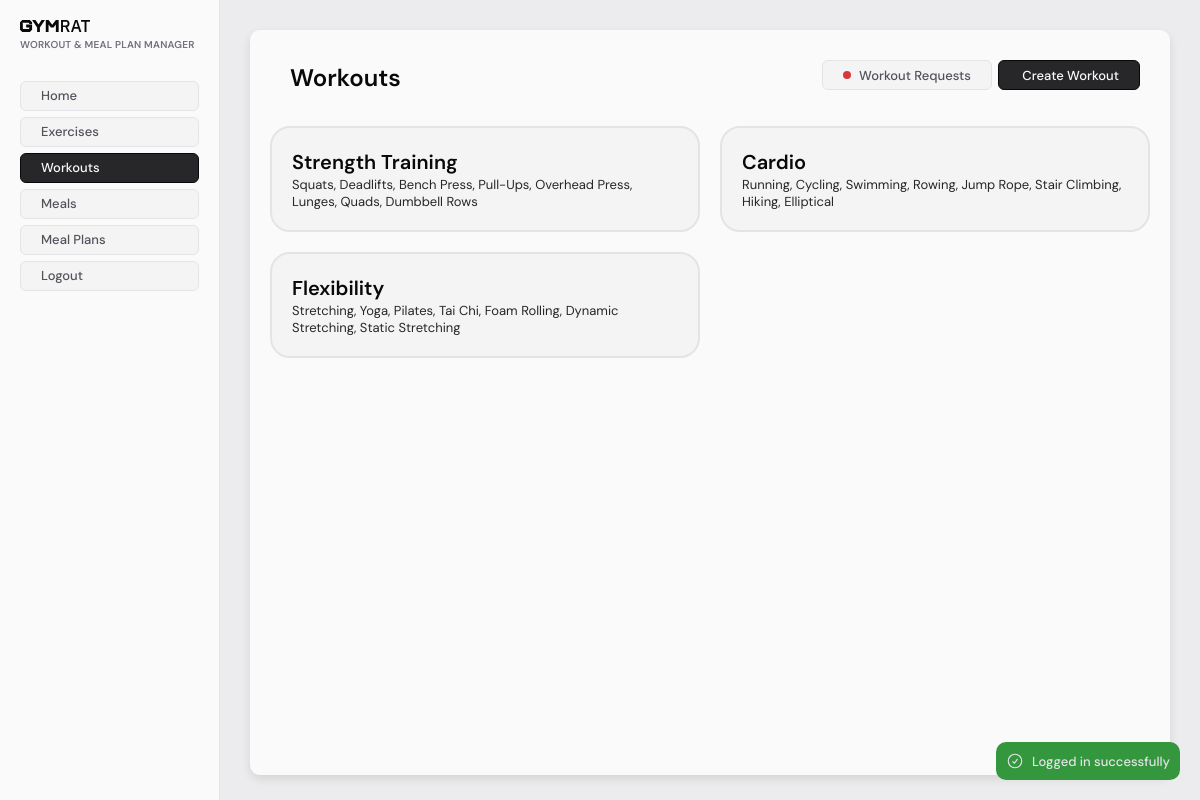
The page /staff/wnmp/workouts/index.php (signed in) on the database as committed earlier.
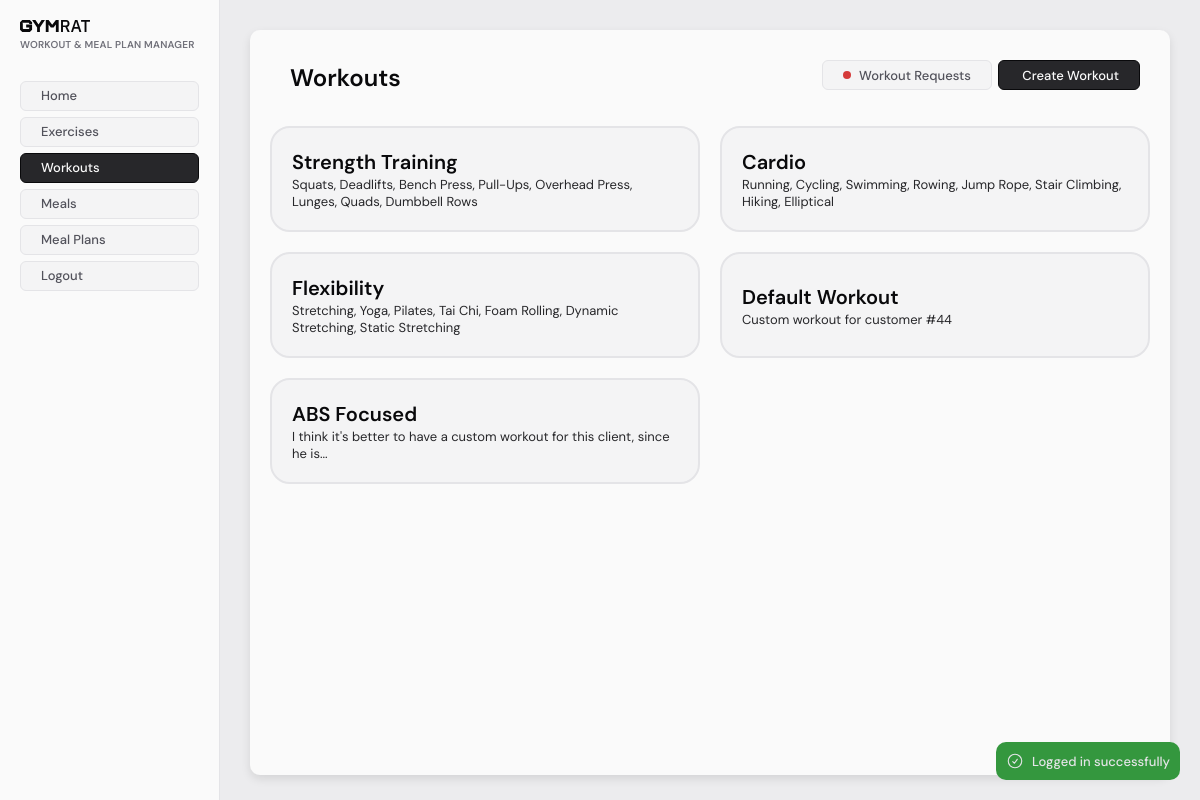
The same page on the database as committed later.
### tables this page shows
CREATE TABLE `workouts` (
  `id` int NOT NULL,
  `name` varchar(100) NOT NULL,
  `description` varchar(500) NOT NULL,
  `duration` int NOT NULL COMMENT 'In Days',
  `created_at` timestamp NOT NULL DEFAULT CURRENT_TIMESTAMP,
  `updated_at` timestamp NOT NULL DEFAULT CURRENT_TIMESTAMP
);

### src/staff/wnmp/pageconfig.php (called while the page is built)
<?php
$title = isset($pageTitle) ? $pageTitle : null;
$sidebarActive = isset($sidebarActive) ? $sidebarActive : null;
$styles = isset($pageStyles) ? $pageStyles : [];
$pageConfig = [
    "title" => ($title ? $title . " | "  : "") . "Workout & Meal Plan Manager",
    "sidebar" => [
        "title" => "Workout & Meal Plan Manager",
        "links" => [
            ["text" => "Home", "href" => "/staff/wnmp/index.php"],
            ["text" => "Exercises", "href" => "/staff/wnmp/exercises/index.php"],
            ["text" => "Workouts", "href" => "/staff/wnmp/workouts/index.php"],
            ["text" => "Meals", "href" => "/staff/wnmp/meals/index.php"],
            ["text" => "Meal Plans", "href" => "/staff/wnmp/meal-plans/index.php"],
        ],
        "active" => $sidebarActive
    ],
    "styles" => $styles
];

### src/db/Database.php (called while the page is built, shortened)
<?php
class Database
{
    private static null|Database $instance = null;
    private $CONFIG = [
        "host" => "mysql_db",
        "username" => "root",
        "password" => "123456",
        "dbname" => "gymrat",
    ];
    private function __construct()
    {
        try {
            $tz = (new DateTime('now', new DateTimeZone('Asia/Colombo')))->format('P');
            $this->conn = new PDO(
                "mysql:host=" . $this->CONFIG['host'] . ";dbname=" . $this->CONFIG['dbname'],
                $this->CONFIG['username'],
                $this->CONFIG['password'],
                [
                    \PDO::ATTR_ERRMODE => \PDO::ERRMODE_EXCEPTION,
                    \PDO::MYSQL_ATTR_INIT_COMMAND => "SET time_zone='$tz'"
                ]
            );
        } catch (PDOException  $e) {
            die("database connection failed: " . $e->getMessage());
        }
    }
    public static function get_conn()
    {
        if (!self::$instance) {
            self::$instance = new Database();
        }
        return self::$instance->conn;
    }
}

### src/db/Model.php (called while the page is built, shortened)
<?php
require_once __DIR__ . "/Database.php";
abstract class Model
{
    public function __construct()
    {
        $this->conn = Database::get_conn();
    }
}

### src/db/models/WorkoutRequest.php (called while the page is built, shortened)
<?php
require_once __DIR__ . "/../Model.php";
class WorkoutRequest extends Model
{
    protected $table = "workout_requests";
    public function has_unreviewed_requests(): bool
    {
        $sql = "SELECT COUNT(*) FROM $this->table WHERE reviewed = 0";
        $stmt = $this->conn->prepare($sql);
        $stmt->execute();
        $count = $stmt->fetchColumn();
        return $count > 0;
    }
}

### src/db/models/Workout.php (called while the page is built, shortened)
<?php
require_once __DIR__ . "/../Model.php";
require_once __DIR__ . "/WorkoutExercise.php";
class Workout extends Model
{
    protected $table = "workouts";
    public function fill(array $data)
    {
        $this->id = $data['id'] ?? 0;
        $this->name = $data['name'] ?? "";
    }
    public function __sleep()
    {
        return ['id', 'name', 'description', 'duration', 'created_at', 'updated_at', 'exercises'];
    }
    public function get_all(): array
    {
        $sql = "SELECT * FROM $this->table";
        $stmt = $this->conn->prepare($sql);
        $stmt->execute();
        $items = $stmt->fetchAll();
        return array_map(function ($item) {
            $workout = new Workout();
            $workout->fill(
                [
                    'id' => $item['id'],
                    'name' => $item['name'],
                    'description' => $item['description'],
                    'duration' => $item['duration'],
                    'created_at' => $item['created_at'],
                    'updated_at' => $item['updated_at'],
                    'exercises' => $this->get_exercises($item['id'])
                ]
            );
            return $workout;
        }, $items);
    }
    private function get_exercises(int $workout_id): array
    {
        $workoutExercise = new WorkoutExercise();
        $exercises = $workoutExercise->get_by_workout_id($workout_id);
        return array_map(function ($exercise) {
            return [
                'id' => $exercise->id,
                'edit_id' => $exercise->id,
                'workout_id' => $exercise->workout_id,
                'exercise_id' => $exercise->exercise_id,
                'sets' => $exercise->sets,
                'day' => $exercise->day,
                'reps' => $exercise->reps,
                'isUpdated' => $exercise->isUpdated,
                'isDeleted' => $exercise->isDeleted,
            ];
        }, $exercises);
    }
}

### src/db/models/WorkoutExercise.php (called while the page is built, shortened)
<?php
require_once __DIR__ . "/../Model.php";
class WorkoutExercise extends Model
{
    protected $table = "workout_exercises";
    public function fill(array $data)
    {
        $this->id = $data['id'] ?? 0;
        $this->workout_id = $data['workout_id'] ?? 0;
        $this->exercise_id = $data['exercise_id'] ?? 0;
        $this->sets = $data['sets'] ?? 0;
        $this->reps = $data['reps'] ?? 0;
        $this->day = $data['day'] ?? 0;
        $this->isUpdated = $data['isUpdated'] ?? false;
        $this->isDeleted = $data['isDeleted'] ?? false;
    }
    public function get_by_workout_id(int $workout_id): array
    {
        $sql = "SELECT * FROM $this->table WHERE workout_id = :workout_id";
        $stmt = $this->conn->prepare($sql);
        $stmt->execute(['workout_id' => $workout_id]);
        $exercises = $stmt->fetchAll();
        return array_map(function($exercise) {
            return new WorkoutExercise($exercise);
        }, $exercises);
    }
}

### src/staff/includes/infocard.php (the view, shortened to what the changed rows need)
<?php
$defaultName = "";
$concatName = false;
$useAvatar = false;
$showCreatedAt = true;
$extendTo = null;
$cards = null;
$isCardInList = false;
if (isset($infoCardConfig)) {
    $defaultName = $infoCardConfig['defaultName'] ?? $defaultName;
    $extendTo = $infoCardConfig['extendTo'] ?? $extendTo;
    $cards = $infoCardConfig['cards'] ?? $cards;
    $isCardInList = $infoCardConfig['isCardInList'] ?? $isCardInList;
    $showCreatedAt = $infoCardConfig['showCreatedAt'] ?? $showCreatedAt;
    $concatName = $infoCardConfig['concatName'] ?? $concatName;
    $useAvatar = $infoCardConfig['useAvatar'] ?? $useAvatar;
}
if (!$isCardInList) {
    $newCards = [];
    foreach ($cards as $card) {
       if (isset($card->description)) {
           $description = $card->description;
           $wordLimit = 15;
           $descriptionWordsArray = explode(' ', $description);
           $descriptionFirstSegment = array_slice($descriptionWordsArray, 0, $wordLimit);
           $card->description = implode(' ', $descriptionFirstSegment) . (count($descriptionWordsArray) > $wordLimit ? '...' : '');
       }
        $newCards[] = [
            "id" => $card->id,
            "title" => ($concatName) ?
                $card->fname . " " . $card->lname :
                $card->name ?? $defaultName . " #" . $card->id,
            "description" => $card->description ?? "",
            "image" => ($useAvatar) ? $card->avatar : ( $card->image ?? null ),
            "created_at" => ($showCreatedAt && isset($card->created_at)) ? $card->created_at->format('Y-m-d H:i:s') : null
        ];
    }
    $cards = $newCards;
}
?>
<div class="info-card-grid">
    <?php foreach ($cards as $card): ?>
        <a class="info-card" href="<?= $extendTo ?>?id=<?= $card['id'] ?>">
            <div class="info-card-desc">
                <h2><?= ($card['title'] ?? $card['name']) ?></h2>
                <p><?= (isset($card['created_at']) && ($showCreatedAt)) ? "[ " . $card['created_at'] . " ] " : "" ?><?= $card['description'] ?></p>
            </div>
        </a>
    <?php endforeach; ?>
</div>

### src/staff/includes/sidebar.php (shortened to what the changed rows need)
<?php
$links = [];
$active = null;
if (isset($pageConfig)) {
    if (isset($pageConfig['sidebar'])) {
        if (isset($pageConfig['sidebar']['active'])) {
            $active = $pageConfig['sidebar']['active'];
        }
        if (isset($pageConfig['sidebar']['links'])) {
            $links = $pageConfig['sidebar']['links'];
        }
    }
}
?>
<header class="sidebar">
    <div class="links">
        <?php foreach ($links as $index => $link) : ?>
            <a href="<?php echo $link['href'] ?>" <?php echo $index === $active - 1 ? 'class="active"' : '' ?>><?php echo $link['text'] ?></a>
        <?php endforeach; ?>
        <a href="/staff/logout.php">Logout</a>
    </div>
</header>

### src/staff/includes/menubar.php (shortened to what the changed rows need)
<?php
$title = "MenuBar";
$options = null;
$useLink = false;
if (isset($menuBarConfig)) {
    if (isset($menuBarConfig['title'])) {
        $title = $menuBarConfig['title'];
    }
    if (isset($menuBarConfig['options'])) {
        $options = $menuBarConfig['options'];
    }
    if (isset($menuBarConfig['useLink'])) {
        $useLink = $menuBarConfig['useLink'];
    }
}
?>
<div class="menu-bar">
    <div style="display: flex; align-items: center;">
        <h1 class="alt"><?= $title ?></h1>
    </div>
    <div style="display: flex; align-items: center; gap: 6px;">
        <?php if ($useLink && $options): ?>
            <?php foreach ($options as $option): ?>
                <a href="<?= $option['href'] ?>" class="staff-button <?= empty($option['type']) ? 'primary' : $option['type'] ?>">
                    <?php if (!empty($option['setAttentionDot']) && $option['setAttentionDot']): ?>
                        <span class="staff-alert-red-dot"></span>
                    <?php endif; ?>
                    &nbsp;<?= $option['title'] ?>
                </a>
            <?php endforeach; ?>
        <?php endif; ?>
    </div>
</div>

Rows that differ between the two databases and show on the page:
added workouts: name "Default Workout", description "Custom workout for customer #44"
added workouts: name "ABS Focused", description "I think it's better to have a custom workout for this client, since he is..."
